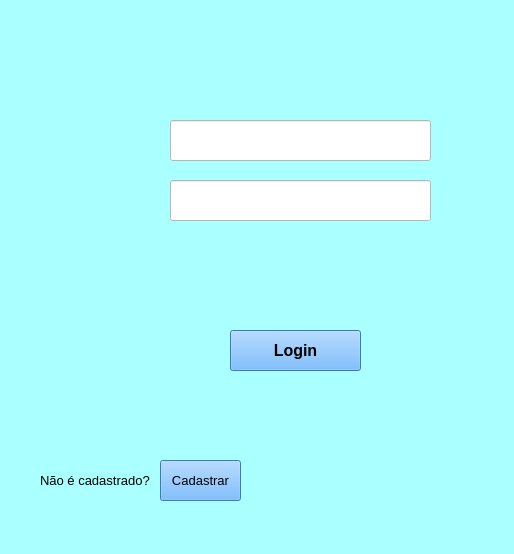
<?xml version="1.0" encoding="UTF-8"?>
<ui version="4.0">
 <class>MainWindow</class>
 <widget class="QMainWindow" name="MainWindow">
  <property name="geometry">
   <rect>
    <x>0</x>
    <y>0</y>
    <width>514</width>
    <height>554</height>
   </rect>
  </property>
  <property name="windowTitle">
   <string>MainWindow</string>
  </property>
  <property name="styleSheet">
   <string notr="true">background-color: rgb(170, 255, 255);</string>
  </property>
  <widget class="QWidget" name="centralwidget">
   <widget class="QPushButton" name="pushButton">
    <property name="geometry">
     <rect>
      <x>230</x>
      <y>330</y>
      <width>131</width>
      <height>41</height>
     </rect>
    </property>
    <property name="font">
     <font>
      <pointsize>12</pointsize>
      <weight>75</weight>
      <bold>true</bold>
     </font>
    </property>
    <property name="styleSheet">
     <string notr="true">background-color: rgb(85, 170, 255);</string>
    </property>
    <property name="text">
     <string>Login</string>
    </property>
   </widget>
   <widget class="QLineEdit" name="lineEdit">
    <property name="geometry">
     <rect>
      <x>170</x>
      <y>120</y>
      <width>261</width>
      <height>41</height>
     </rect>
    </property>
    <property name="styleSheet">
     <string notr="true">border-color: rgb(0, 0, 0);
background-color: rgb(255, 255, 255);</string>
    </property>
   </widget>
   <widget class="QLineEdit" name="lineEdit_2">
    <property name="geometry">
     <rect>
      <x>170</x>
      <y>180</y>
      <width>261</width>
      <height>41</height>
     </rect>
    </property>
    <property name="styleSheet">
     <string notr="true">background-color: rgb(255, 255, 255);</string>
    </property>
   </widget>
   <widget class="QLabel" name="label">
    <property name="geometry">
     <rect>
      <x>40</x>
      <y>470</y>
      <width>111</width>
      <height>21</height>
     </rect>
    </property>
    <property name="font">
     <font>
      <pointsize>10</pointsize>
     </font>
    </property>
    <property name="text">
     <string>Não é cadastrado?</string>
    </property>
   </widget>
   <widget class="QPushButton" name="pushButton_2">
    <property name="geometry">
     <rect>
      <x>160</x>
      <y>460</y>
      <width>81</width>
      <height>41</height>
     </rect>
    </property>
    <property name="font">
     <font>
      <pointsize>10</pointsize>
     </font>
    </property>
    <property name="styleSheet">
     <string notr="true">background-color: rgb(85, 170, 255);</string>
    </property>
    <property name="text">
     <string>Cadastrar</string>
    </property>
    <property name="iconSize">
     <size>
      <width>20</width>
      <height>20</height>
     </size>
    </property>
   </widget>
   <widget class="QLabel" name="label_4">
    <property name="geometry">
     <rect>
      <x>170</x>
      <y>250</y>
      <width>321</width>
      <height>41</height>
     </rect>
    </property>
    <property name="font">
     <font>
      <pointsize>14</pointsize>
      <weight>75</weight>
      <bold>true</bold>
     </font>
    </property>
    <property name="styleSheet">
     <string notr="true">color: rgb(0, 0, 0);</string>
    </property>
    <property name="text">
     <string/>
    </property>
   </widget>
   <widget class="QLabel" name="label_2">
    <property name="geometry">
     <rect>
      <x>90</x>
      <y>120</y>
      <width>41</width>
      <height>41</height>
     </rect>
    </property>
    <property name="text">
     <string/>
    </property>
    <property name="pixmap">
     <pixmap>usuario.png</pixmap>
    </property>
   </widget>
   <widget class="QLabel" name="label_3">
    <property name="geometry">
     <rect>
      <x>90</x>
      <y>190</y>
      <width>51</width>
      <height>41</height>
     </rect>
    </property>
    <property name="text">
     <string/>
    </property>
    <property name="pixmap">
     <pixmap>cadeado.png</pixmap>
    </property>
   </widget>
  </widget>
  <widget class="QMenuBar" name="menubar">
   <property name="geometry">
    <rect>
     <x>0</x>
     <y>0</y>
     <width>514</width>
     <height>21</height>
    </rect>
   </property>
  </widget>
  <widget class="QStatusBar" name="statusbar"/>
 </widget>
 <resources/>
 <connections/>
</ui>
